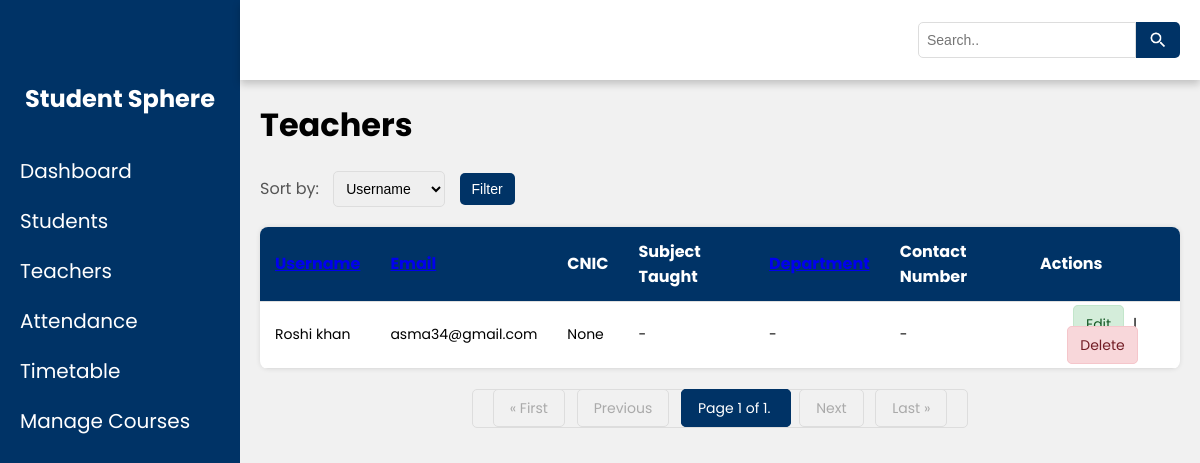
Before: /teachers/ with the older database file.
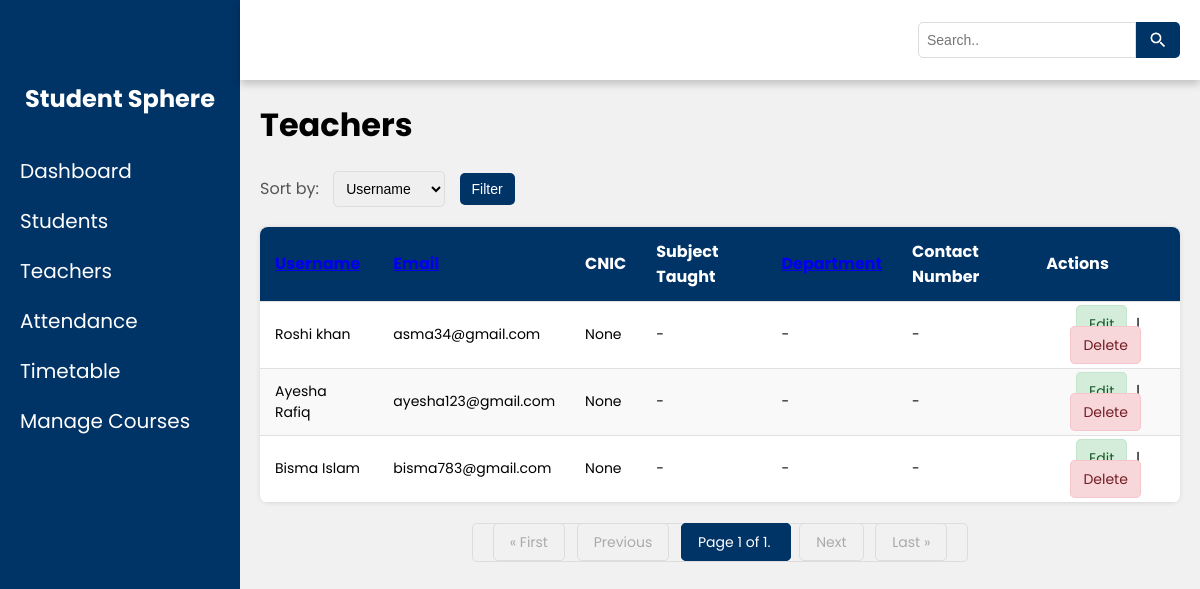
After: the same page with the newer database file.
### student_management_app/models.py (models this page shows, shortened)
class Teacher(models.Model):
    user = models.OneToOneField(UserProfile, on_delete=models.CASCADE, primary_key=True)
    verification_code = models.CharField(max_length=100, blank=True, null=True)
    cnic = models.CharField(max_length=15, blank=True, null=True)
    subject_taught = models.CharField(max_length=100, blank=True, null=True)
    department = models.CharField(max_length=100, blank=True, null=True)
    contact_number = models.CharField(max_length=20, blank=True, null=True)

class UserProfile(AbstractUser):
    ROLE_CHOICES = [
        ('student', 'Student'),
        ('teacher', 'Teacher'),
        ('admin', 'Admin'),
    ]
    role = models.CharField(max_length=10, choices=ROLE_CHOICES, default='student')

### student_management_app/views.py (the view)
# urls.py: path('teachers/', views.teacher_list, name='teacher_list'),
def teacher_list(request):
    teachers = Teacher.objects.all()
    search_term = request.GET.get('search')
    if search_term:
        teachers = teachers.filter(
            Q(user__username__icontains=search_term) |
            Q(user__email__icontains=search_term) |
            Q(subject_taught__icontains=search_term) |
            Q(department__icontains=search_term)
        )
        teachers = teachers.annotate(
            relevance=Case(
                When(user__username__icontains=search_term, then=Value(10)),
                When(user__email__icontains=search_term, then=Value(5)),
                default=Value(1),
                output_field=IntegerField(),
            ),
            name_length=Length('user__username')
        ).order_by('-relevance',
                     'name_length')  # Important: Order by relevance and then name_length
    else:
        teachers = teachers.annotate(
            relevance=Value(0, output_field=IntegerField()),
            name_length=Length('user__username')
        )
    sort_by = request.GET.get('sort')
    if sort_by:
        if sort_by == 'username':
            teachers = teachers.order_by('user__username')
        elif sort_by == 'email':
            teachers = teachers.order_by('user__email')
        elif sort_by == 'department':
            teachers = teachers.order_by('department')
        elif sort_by == 'cnic':
            teachers = teachers.order_by('cnic')
        elif sort_by == 'contact_number':
            teachers = teachers.order_by('contact_number')
        elif sort_by == 'subject_taught':
            teachers = teachers.order_by('subject_taught')
        else:
            teachers = teachers.order_by('pk')  # Default to primary key if sort is invalid
    else:
        teachers = teachers.order_by('pk')  # Default ordering
    paginator = Paginator(teachers, 10)
    page_number = request.GET.get('page')
    page_obj = paginator.get_page(page_number)
    context = {
        'page_obj': page_obj,
        'search_term': search_term,
        'sort_by': sort_by,
    }
    return render(request, 'admin_teachers.html', context)

### student_management_app/context_processors.py (called while the page is built)
def user_role_processor(request):
    user_role = None
    if request.user.is_authenticated:
        user_role = getattr(request.user, 'role', 'Role_Attribute_Missing_In_Model')
        logger.info(f"Context Processor: User '{request.user.username}' is authenticated. Role found: '{user_role}'")
    else:
        logger.info("Context Processor: User is NOT authenticated.")
    return {'user_role': user_role}

### student_management_app/templates/admin_teachers.html (shortened to what this page needs)
<!DOCTYPE html>
<html lang="en">
<head>
    <link rel="stylesheet" href="/static/css/style4.css">
</head>
<body>
    <div class="side-menu">
        <br><br>
        <div class="fyp-name">
            <h2>Student Sphere</h2>
        </div>
        <ul>
            <li><a href="{% url 'admin_panel' %}">Dashboard</a></li>
            <li><a href="{% url 'student_list' %}">Students</a></li>
            <li><a href="{% url 'teacher_list' %}">Teachers</a></li>
            <li><a href="/selectsem/">Attendance</a></li>
            <li class="dropdown">
                <a href="{% url 'admin_timetable' %}">Timetable</a>
            </li>
            <li><a href="{% url 'admin_courses' %}">Manage Courses</a></li>
        </ul>
    </div>
    <div class="container">
        <div class="header">
            <div class="nav">
                <div class="search">
                    <form method="GET" action="{% url 'teacher_list' %}">
                        <input type="text" name="search" placeholder="Search.." value="{% if search_term %}{{ search_term }}{% endif %}">
                        <button type="submit"><img src="/static/images/search.png/" alt=""></button>
                    </form>
                </div>
            </div>
        </div>
        <div class="content">
            <h1>Teachers</h1>
             <div class="sorting-options">
                    <form method="GET" action="{% url 'teacher_list' %}">
                        <label for="sort">Sort by:</label>
                        <select name="sort" id="sort">
                            <option value="username" {% if sort_by == 'username' %}selected{% endif %}>Username</option>
                        </select>
                        <button type="submit">Filter</button>
                    </form>
                </div>
            <table>
                <thead>
                    <tr>
                        <th><a href="{% url 'teacher_list' %}?sort=username{% if search_term %}&search={{ search_term }}{% endif %}">Username</a></th>
                        <th><a href="{% url 'teacher_list' %}?sort=email{% if search_term %}&search={{ search_term }}{% endif %}">Email</a></th>
                        <th>CNIC</th>
                        <th>Subject Taught</th>
                        <th><a href="{% url 'teacher_list' %}?sort=department{% if search_term %}&search={{ search_term }}{% endif %}">Department</a></th>
                        <th>Contact Number</th>
                        <th>Actions</th>
                    </tr>
                </thead>
                <tbody>
                    {% for teacher in page_obj %}
                    <tr>
                        <td>{{ teacher.user.username }}</td>
                        <td>{{ teacher.user.email }}</td>
                        <td>{{ teacher.cnic }}</td>
                        <td>{{ teacher.subject_taught|default:"-" }}</td>
                        <td>{{ teacher.department|default:"-" }}</td>
                        <td>{{ teacher.contact_number|default:"-" }}</td>
                        <td>
                            <a href="{% url 'teacher_edit' teacher.pk %}">Edit</a> |
                            <a href="{% url 'teacher_delete' teacher.pk %}" onclick="confirmDelete(event, '{% url 'teacher_delete' teacher.pk %}')">Delete</a>
                        </td>
                    </tr>
                    {% empty %}
                    <tr><td colspan="7">No teachers found.</td></tr>
                    {% endfor %}
                </tbody>
            </table>
            <div class="pagination">
                <span class="step-links">
                    {% if page_obj.has_previous %}
                        <a href="?page=1{% if search_term %}&search={{ search_term }}{% endif %}{% if sort_by %}&sort={{ sort_by }}{% endif %}">&laquo; First</a>
                        <a href="?page={{ page_obj.previous_page_number }}{% if search_term %}&search={{ search_term }}{% endif %}{% if sort_by %}&sort={{ sort_by }}{% endif %}">Previous</a>
                    {% else %}
                        <span class="disabled">&laquo; First</span>
                        <span class="disabled">Previous</span>
                    {% endif %}
                    <span class="current">
                        Page {{ page_obj.number }} of {{ page_obj.paginator.num_pages }}.
                    </span>
                    {% if page_obj.has_next %}
                        <a href="?page={{ page_obj.next_page_number }}{% if search_term %}&search={{ search_term }}{% endif %}{% if sort_by %}&sort={{ sort_by }}{% endif %}">Next</a>
                        <a href="?page={{ page_obj.paginator.num_pages }}{% if search_term %}&search={{ search_term }}{% endif %}{% if sort_by %}&sort={{ sort_by }}{% endif %}">Last &raquo;</a>
                    {% else %}
                        <span class="disabled">Next</span>
                        <span class="disabled">Last &raquo;</span>
                    {% endif %}
                </span>
            </div>
        </div>
    </div>
</body>
</html>

### student_management_app/static/css/style4.css (style rules this page uses)
body { font-family: 'Poppins', sans-serif; background-color: #f1f1f1; margin: 0; padding: 0; display: flex; min-height: 100vh; }
.container .header .nav { display: flex; align-items: center; width: auto; justify-content: flex-end; }
.container .header .nav .search { display: flex; align-items: center; margin-left: 20px; }
.container .header .nav .search form { display: flex; }
.container .header .nav .search input[type=text] { border: 1px solid #ddd; padding: 8px; border-radius: 5px 0 0 5px; margin-right: 0; width: 200px; font-size: 14px; }
.container .header .nav .search button { width: auto; height: auto; border: none; display: flex; align-items: center; justify-content: center; background-color: #003366; border-radius: 0 5px 5px 0; cursor: pointer; padding: 8px 12px; }
.container .header .nav .search button img { width: 20px; height: 20px; filter: brightness(0) invert(1); }
.content { position: relative; margin-top: 60px; min-height: 90vh; background: #f1f1f1; padding: 20px; box-sizing: border-box; }
.sorting-options { margin-bottom: 20px; display: flex; align-items: center; }
.sorting-options label { margin-right: 10px; font-size: 16px; color: #555; }
.sorting-options select { padding: 8px; border-radius: 5px; border: 1px solid #ddd; font-size: 14px; margin-right: 10px; }
.content table { width: 100%; border-collapse: collapse; margin-top: 20px; box-shadow: 0 0 5px rgba(0, 0, 0, 0.1); border-radius: 8px; overflow: hidden; background-color: white; }
.content th, .content td { padding: 12px 15px; text-align: left; border-bottom: 1px solid #e0e0e0; font-size: 14px; }
.content th { background-color: #003366; color: white; font-weight: bold; font-size: 16px; }
.content tbody tr:nth-child(even) { background-color: #f9f9f9; }
.content td a { color: #0055a5; text-decoration: none; margin-right: 10px; transition: color 0.3s ease; font-size: 16px; }
.content tbody tr td:last-child { text-align: center; }
.content tbody tr td:last-child a { margin: 0 5px; padding: 8px 12px; border-radius: 5px; font-size: 14px; }
.content tbody tr td:last-child a:first-child { background-color: #d4edda; color: #155724; border: 1px solid #c3e6cb; }
.content tbody tr td:last-child a:last-child { background-color: #f8d7da; color: #721c24; border: 1px solid #f5c6cb; }
.pagination { display: flex; justify-content: center; margin-top: 20px; }
.pagination a, .pagination span { padding: 8px 16px; text-decoration: none; border: 1px solid #ddd; margin: 0 4px; border-radius: 5px; color: #333; font-size: 14px; }
.pagination .current { background-color: #003366; color: white; border-color: #003366; }
.pagination .disabled { color: #aaa; pointer-events: none; border-color: #ddd; }
.sorting-options button { background-color: #003366; color: white; border: none; padding: 8px 12px; border-radius: 5px; cursor: pointer; font-size: 14px; }
.side-menu { position: fixed; background: #003366; width: 20vw; min-height: 100vh; display: flex; flex-direction: column; }
.side-menu .fyp-name { color: white; height: 12vh; display: flex; align-items: center; justify-content: center; }
.side-menu ul { list-style: none; padding: 0; margin: 0; width: 100%; }
.side-menu li { font-size: 20px; padding: 10px 20px; color: white; display: flex; align-items: flex-start; justify-content: flex-start; list-style: none; }
.side-menu ul li a { text-decoration: none; color: inherit; display: block; }
.dropdown { position: relative; }
.container { position: absolute; right: 0; width: 80vw; height: 100vh; background: #f1f1f1; }
.container .header { position: fixed; top: 0; right: 0; width: 80vw; height: 10vh; background: white; display: flex; align-items: center; justify-content: flex-end; box-shadow: 0 4px 8px 0 rgba(0, 0, 0, 0.2); z-index: 1; padding: 0 20px; box-sizing: border-box; }

Changed rows visible on the page:
added Teacher: user.username "Ayesha Rafiq", user.email "ayesha123@gmail.com", cnic "None", subject_taught "-", department "-", contact_number "-"
added Teacher: user.username "Bisma Islam", user.email "bisma783@gmail.com", cnic "None", subject_taught "-", department "-", contact_number "-"
